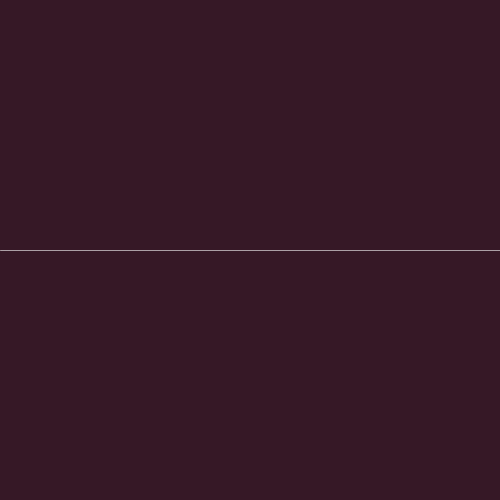
Frame 1 (no input)
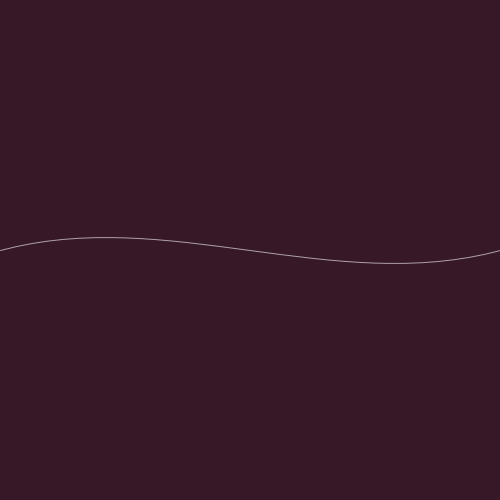
Frame 60 (the mouse pressed at the canvas centre just before this capture)
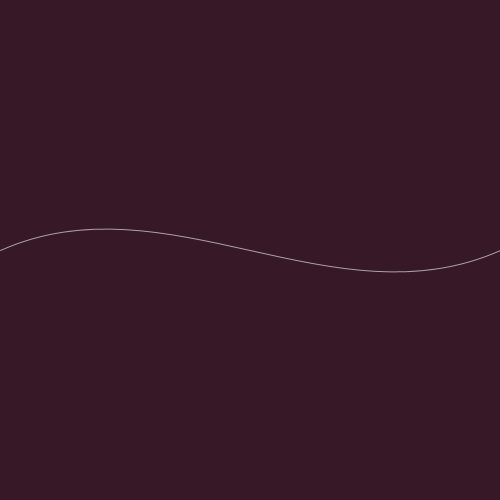
Frame 120 (the mouse held since frame 60 and released just before this capture)

The Processing sketch that drew these frames (run headless with seeded random() and noise(); from frame 60 on, the mouse is pressed at the canvas centre):

// Processing sketch: OneStandingWave
// ── OneStandingWave.pde
int num = 50;
int sw = 1;
float[] offSet = new float[num];
float offSetY = -50;
color bg = #361826;
color s = #ffffff;
float theta, th;
 
void setup() {
  size(500, 500);
  background(bg);
  noFill();
  strokeWeight(sw);
 

}
 
void draw() {
  
  translate(0, height/2);
  background(bg);
  stroke(s, 150);
    float vari = map(sin(theta), -1, 1, -120, 120);
    bezier(0,0,width/3,+vari,2*width/3,-vari,width,0);
    
  theta += .1;
}
